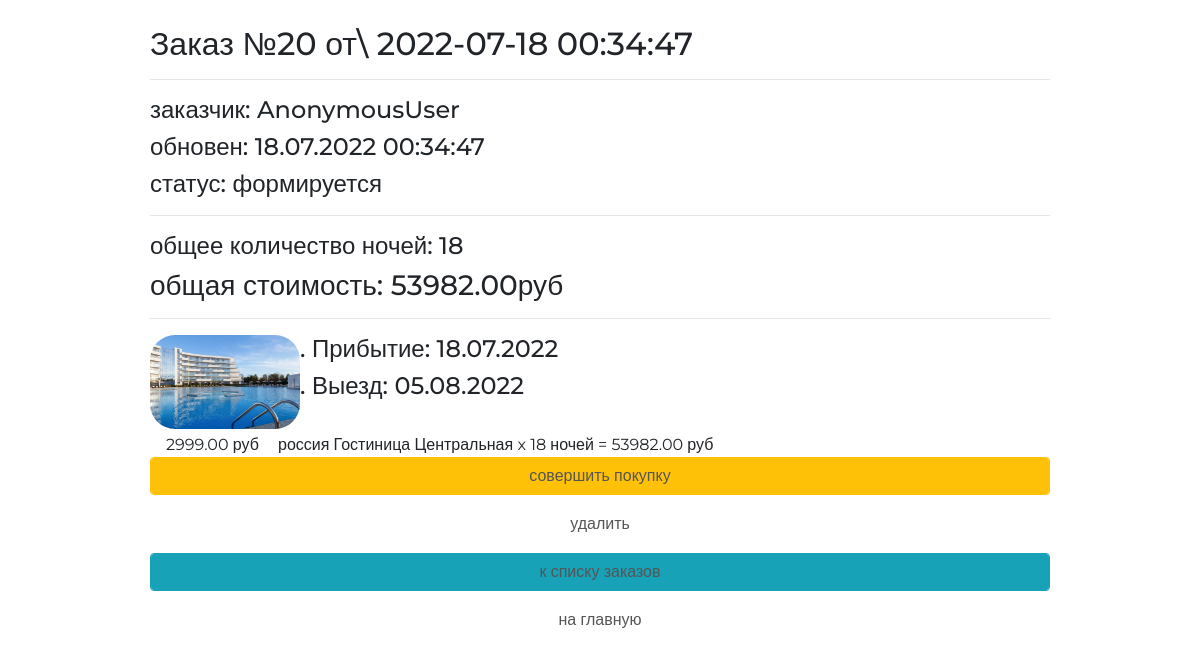
Screenshot of /order/read/20/ with the database file from the repository.
### ordersapp/models.py (models this page shows, shortened)
class Order(models.Model):
    FORMING = "FM"
    SENT_TO_PROCEED = "STP"
    PROCEEDED = "PRD"
    PAID = "PD"
    READY = "RDY"
    CANCEL = "CNL"
    ORDER_STATUS_CHOICES = (
        (FORMING, "формируется"),
        (SENT_TO_PROCEED, "отправлен в обработку"),
        (PROCEEDED, "оплачен"),
        (PAID, "обрабатывается"),
        (READY, "подтверждён размещением"),
        (CANCEL, "отменён"),
    )
    user = models.ForeignKey(settings.AUTH_USER_MODEL, on_delete=models.CASCADE)
    created = models.DateTimeField(verbose_name="создан", auto_now_add=True)
    updated = models.DateTimeField(verbose_name="обновлён", auto_now=True)
    status = models.CharField(
        verbose_name="статус",
        max_length=3,
        choices=ORDER_STATUS_CHOICES,
        default=FORMING,
    )
    is_active = models.BooleanField(verbose_name="активен", default=True)
    class Meta:
        ordering = ("-created",)
        verbose_name = "заказ"
        verbose_name_plural = "заказы"
    def get_total_nights(self):
        accommodations = self.orderitems.select_related()
        return sum(list(map(lambda x: x.nights, accommodations)))
    def get_total_cost(self):
        accommodation = self.orderitems.select_related()
        return sum(list(map(lambda x: x.nights * x.accommodation.price, accommodation)))

class OrderItem(models.Model):
    order = models.ForeignKey(
        Order, related_name="orderitems", on_delete=models.CASCADE
    )
    accommodation = models.ForeignKey(
        Accommodation, verbose_name="размещение", on_delete=models.CASCADE
    )
    date_from = models.DateTimeField(verbose_name="Прибытие", blank=True, null=True, default=datetime.datetime.now())
    date_to = models.DateTimeField(verbose_name="Выезд", blank=True, null=True, default=datetime.datetime.now())
    nights = models.PositiveIntegerField(verbose_name="ночи", default=0)
    def get_accommodation_cost(self):
        return self.accommodation.price * self.nights

### mainapp/models.py (models this page shows, shortened)
class Accommodation(models.Model):
    country = models.ForeignKey(ListOfCountries, on_delete=models.CASCADE)
    region = models.ForeignKey(Regions, on_delete=models.CASCADE)
    name = models.CharField(
        verbose_name="название проживания", max_length=128, unique=True
    )
    image = models.ImageField(upload_to="accommodation_img", blank=True)
    short_desc = models.TextField(
        verbose_name="краткое описание продукта", max_length=60, blank=True
    )
    description = models.TextField(verbose_name="описание продукта", blank=True)
    availability = models.PositiveIntegerField(
        verbose_name="количество свободных номеров"
    )
    price = models.DecimalField(
        verbose_name="цена", max_digits=8, decimal_places=2, default=0
    )
    room_desc = models.TextField(
        verbose_name="краткое описание комнаты", max_length=60, blank=True
    )
    is_active = models.BooleanField(verbose_name="активна", default=True)
    rating = models.PositiveIntegerField(verbose_name="рейтинг", default=0, validators=[
        MaxValueValidator(5),
        MinValueValidator(0)
    ])

class ListOfCountries(models.Model):
    name = models.CharField(verbose_name="имя", max_length=64, unique=True)
    description = models.TextField(verbose_name="описание", blank=True)
    is_active = models.BooleanField(verbose_name="активна", default=True)

### ordersapp/views.py (the view)
# urls.py: path("read/<int:pk>/", ordersapp.OrderRead.as_view(), name="order_read"),
class OrderRead(DetailView):
    model = Order
    def get_context_data(self, **kwargs):
        context = super(OrderRead, self).get_context_data(**kwargs)
        context["title"] = "заказ/просмотр"
        return context

### adminapp/templatetags/tags.py (called while the page is built)
@register.filter(name="media_acc")
def media_acc(string):
    if not string:
        string = "accommodation_img/default.jpg"
    return f"{settings.MEDIA_URL}{string}"

### ordersapp/templates/ordersapp/order_detail.html
{% extends "ordersapp/base.html" %}
{% load static %}
{% load tags %}
{% block content %}
    {% include 'ordersapp/includes/inc_order_summary.html' %}
    <div class="basket_list">
        {% for item in object.orderitems.select_related %}
            <div class="basket_record">
                <img src="{{ item.accommodation.image|media_acc }}" alt="{{ item.accommodation.short_desc }}">
                <b><h4>. Прибытие: {{ item.date_from|date:"d.m.Y" }}</h4></b>
                <b><h4>. Выезд: {{ item.date_to|date:"d.m.Y" }}</h4></b>
                <br>
                <span class="category_name">{{ item.accommodation.country.name }}</span>
                <span class="product_name">{{ item.accommodation.name }}</span>
                <span class="product_price">{{ item.accommodation.price }}&nbspруб</span>
                <span class="product_quantitiy">x {{ item.nights }}
                {% if item.nights == 1 %} ночь
                {% elif 1 < item.nights and item.nights < 5 %} ночи
                {% else %} ночей
                {% endif %}</span>
                <span class="product_cost"> = {{ item.get_accommodation_cost }}&nbspруб</span>
            </div>
        {% endfor %}
    </div>
    {% include 'ordersapp/includes/inc_order_actions.html' %}
{% endblock %}

### ordersapp/templates/ordersapp/includes/inc_order_summary.html (shortened to what this page needs)
{% if object %}
    <div class="h2">Заказ №{{ object.pk }} от\
        {{ object.created|date:"Y-m-d H:i:s" }}</div>
    <hr>
    <div class="h4">заказчик: {{ user }} </div>
    <div class="h4">обновен: {{ object.updated|date:"d.m.Y H:i:s" }}</div>
    <div class="h4">статус: {{ object.get_status_display }}</div>
    <hr>
    <div class="h4">
        общее количество ночей: <span class="order_total_quantity">
        {{ object.get_total_nights }}</span>
    </div>
    <div class="h3">
        общая стоимость: <span class="order_total_cost">
        {{ object.get_total_cost }}</span>руб
    </div>
{% endif %}
<hr>

### static/css/style.css (style rules this page uses)
* { margin: 0; padding: 0; }
.order_container img { display: block; float: left; width: 150px; border-radius: 25px; }
body { font-family: 'Montserrat', sans-serif; }
html, body { height: 100%; }
.basket_list span.product_price { margin-left: 1em; width: 7em; position: relative; display: block; float: left; }

### rows the page displays
Order: pk "20", created "2022-07-18 00:34:47", updated "18.07.2022 00:34:47", status "формируется", get_total_nights "18", get_total_cost "53982.00"
OrderItem: accommodation.image|media_acc (picture), date_from "18.07.2022", date_to "05.08.2022", accommodation.country.name "россия", accommodation.name "Гостиница Центральная", accommodation.price "2999.00", nights "18", shows "ночей", get_accommodation_cost "53982.00"

### other values shown
{{ user }} "AnonymousUser"
